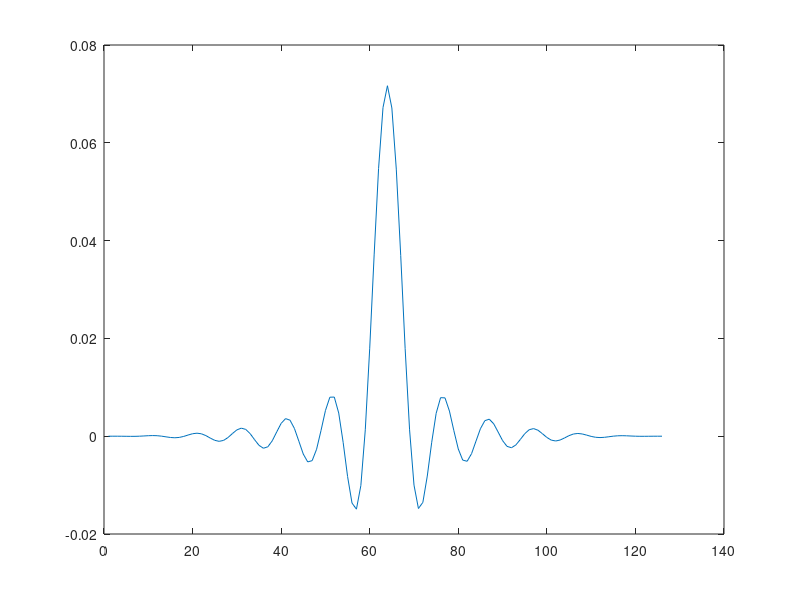
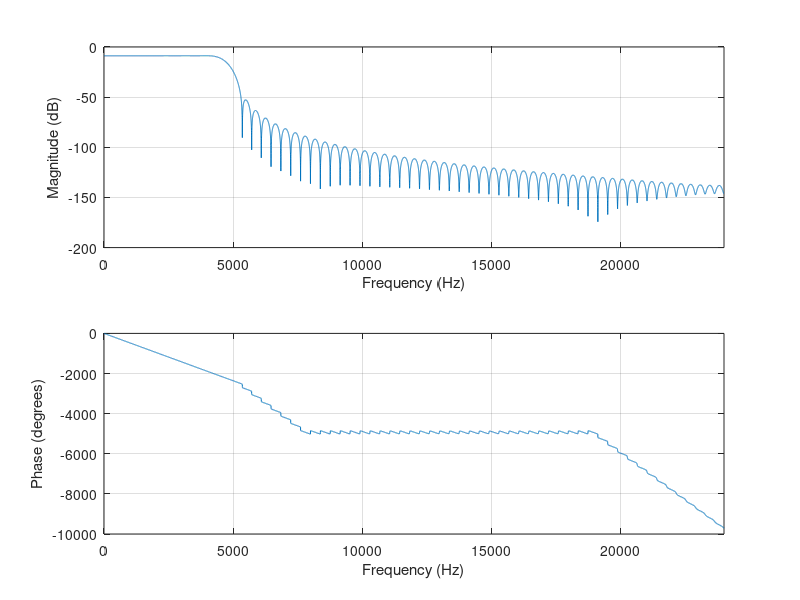

Write MATLAB code to recreate these figures, in order. (Note: this script raises an error after producing the figures.)
function h=socket_filters

%interpolation filter 8000 -> 48000
Fp1 = 8000; Fp2 = 48000;
M = 1; L = 6;
N=L*21;
n = -N/2:(N/2-1);

wind = hann(N).';
wind = wind / sum(wind);
h = sinc(pi*3000/(L*Fp1)*n);
h = 4.48*h.*wind;

figure(1)
plot(h)
pause

figure(2)
freqz(h,1, 8*2048, L*Fp1)


dane.h  = L*h;
dane.Fp = Fp1;
save_filter_coef('LPF_8000_48000', dane);



%interpolation filter 8000 -> 11025
Fp1 = 8000; Fp2 = 11025;
M = 320; L = 441;
N=L*21;
n = -N/2:(N/2-1);

wind = hann(N).';
wind = wind / sum(wind);
h = sinc(pi*3000/(L*Fp1)*n);
h = 4.48*h.*wind;

figure(1)
plot(h)
pause

figure(2)
freqz(h,1, 8*2048, L*Fp1)


dane.h  = L*h;
dane.Fp = Fp1;
save_filter_coef('LPF_8000_11025', dane);

